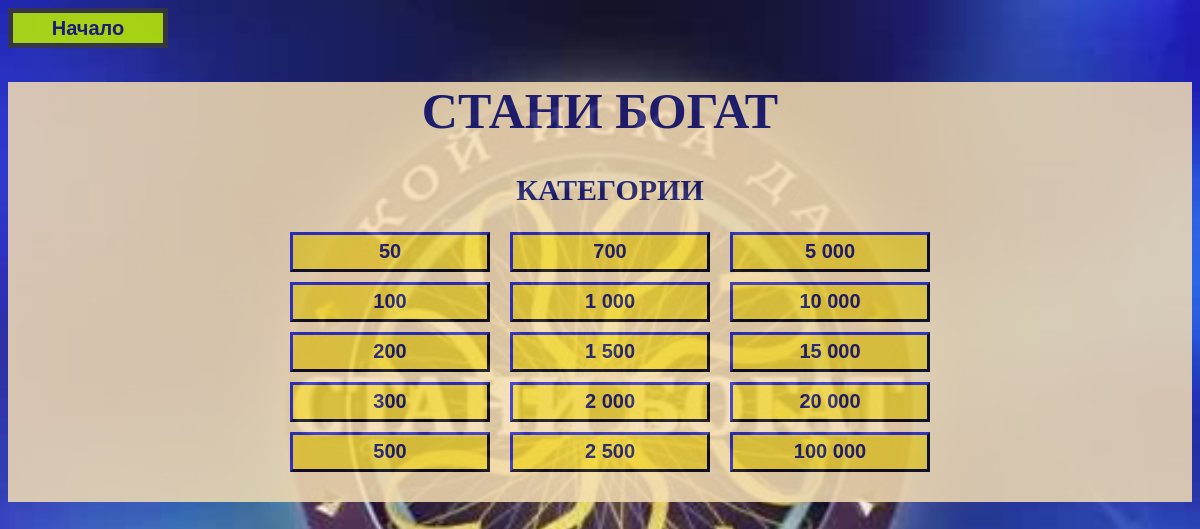
The page /categories on the database its author committed.
### polls/models.py (models this page shows)
class Category(models.Model):
    price = models.IntegerField(default=100, unique=True)
    money_for_loss = models.IntegerField(default=0)
    def __str__(self):
        str_representation = str(self.price)
        if len(str_representation) > 3:
            str_representation = str(self.price // 1000) + ' ' + str(self.price % 1000)
            str_representation = str_representation + '0' * (len(str(self.price)) - len(str_representation) + 1)
        return str_representation

### polls/views.py (the view)
# urls.py: path('categories', views.ListCategories.as_view(), name='list-categories'),
class ListCategories(generic.ListView):
    template_name = 'polls/list_categories.html'
    context_object_name = 'categories_list'
    def get_queryset(self):
        return Category.objects.all().order_by('price')

### polls/templates/polls/list_categories.html (shortened to what this page needs)
{% extends 'polls/base.html' %}
{% block content %}
{% load static %}
<link rel="stylesheet" type="text/css" href="{% static 'polls/style.css' %}">
<form style="background-color: Wheat;" method='post'>
	<div id="bottom-padded">
		<h1 style="color:MidnightBlue; font-size: 50px;" align="center">СТАНИ БОГАТ</h1>
		<h2 style="color:MidnightBlue;" id="categories-text" align="center">КАТЕГОРИИ</h2>
		{% if categories_list %}
			<div id="divs-in-center-aligned-horizontally">
			    <div id="categories-by-5s">
			    {% for category in categories_list %}
			    	{% if forloop.counter == 6 or forloop.counter == 11 or forloop.counter == 16 %}
			    		</div>
			    		<div id="categories-by-5s">
			    	{% endif %}
			    	<div id="button-holder">
			        	<button type="submit" class="list-category" formaction="{% url 'polls:random' category.id %}"  style='color: MidnightBlue; background-color: #f2d53c; border-color: MidnightBlue; border-width: 3px;'><strong>{{ category }}</strong></button>
			        </div>
			    {% endfor %}
				</div>
			</div>
		{% else %}
		    <p>No categories are available.</p>
		{% endif %}
	</div>
</form>
{% endblock %}

### polls/templates/polls/base.html
{% load static %}
<link rel="stylesheet" type="text/css" href="{% static 'polls/style.css' %}">
<body>
<form action="{% url 'polls:index' %}" method='get'>
	<div>
		<button type="submit" style='color: MidnightBlue; background-color: #beef00; border-color: #393939; border-style: solid; border-width: 5px;' class="home-button"><strong>Начало</strong></button>
	</div>
</form>
{% block content %}
{% endblock %}
</body>

### polls/static/polls/style.css (style rules this page uses)
body { background-image: url("images/background.jpg"); background-color: #cccccc; height: 100%; background-position: center; background-repeat: no-repeat; background-size: cover; opacity: 0.85; }
button.list-category { width: 10em; height: 2em; font-size: 20px; }
#categories-by-5s { padding-left: 20px; }
#button-holder { padding-bottom: 10px; }
#categories-text { padding-left: 20px; font-size: 30px; }
button.home-button { width: 8em; height: 2em; font-size: 20px; }
#divs-in-center-aligned-horizontally { width: 100%; margin: 0 auto; display: flex; justify-content: center; }
#bottom-padded { padding-bottom: 20px; }

### rows shown on the page
Category: price "50"
Category: price "100"
Category: price "200"
Category: price "300"
Category: price "500"
Category: price "700"
Category: price "1 000"
Category: price "1 500"
Category: price "2 000"
Category: price "2 500"
Category: price "5 000"
Category: price "10 000"
Category: price "15 000"
Category: price "20 000"
Category: price "100 000"
